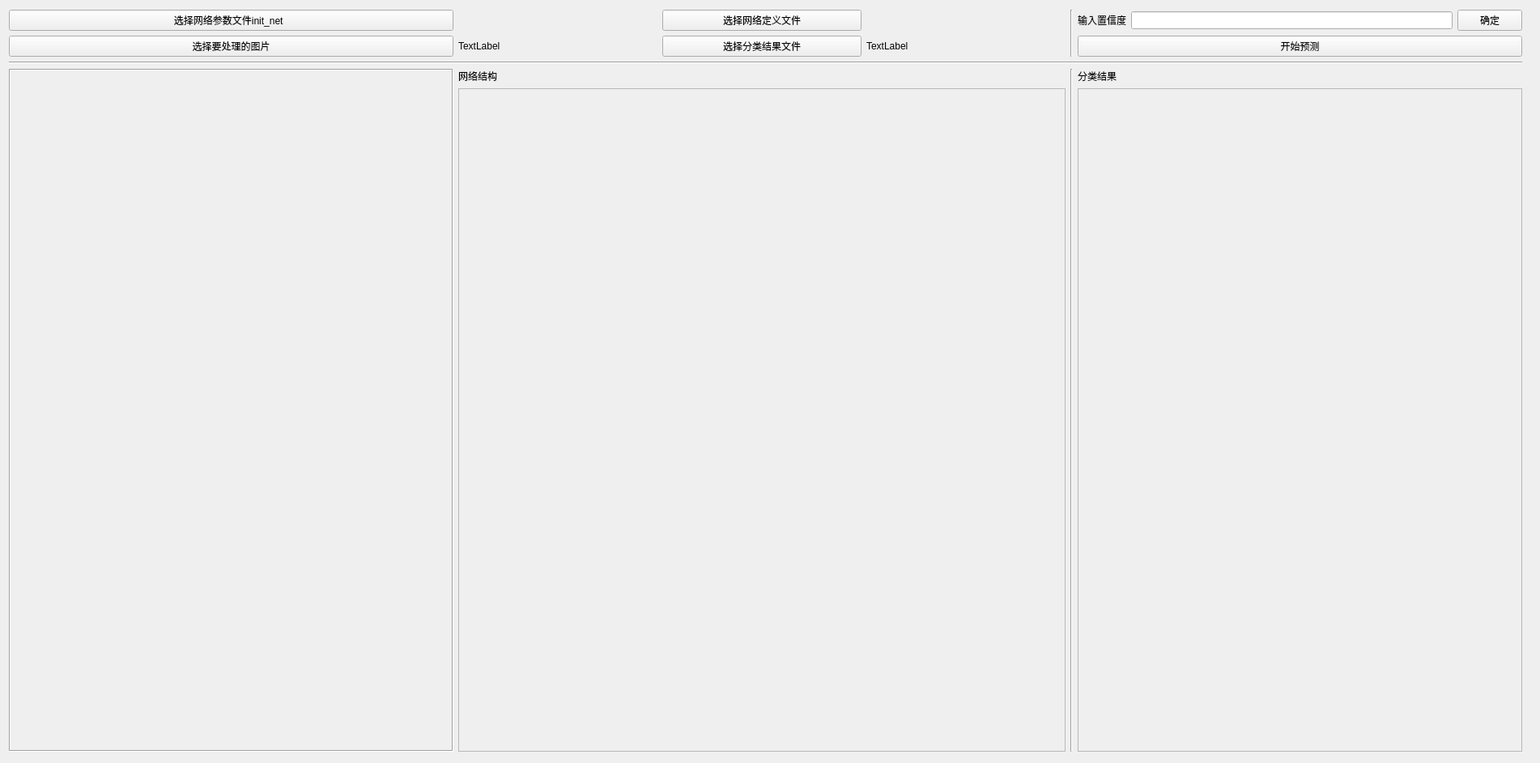
<?xml version="1.0" encoding="UTF-8"?>
<ui version="4.0">
 <class>MaskRcnn</class>
 <widget class="QWidget" name="MaskRcnn">
  <property name="geometry">
   <rect>
    <x>0</x>
    <y>0</y>
    <width>1902</width>
    <height>942</height>
   </rect>
  </property>
  <property name="windowTitle">
   <string>MaskRcnn</string>
  </property>
  <widget class="QWidget" name="verticalLayoutWidget">
   <property name="geometry">
    <rect>
     <x>0</x>
     <y>0</y>
     <width>1891</width>
     <height>939</height>
    </rect>
   </property>
   <layout class="QVBoxLayout" name="verticalLayout">
    <item>
     <layout class="QGridLayout" name="gridLayout_2">
      <property name="topMargin">
       <number>1</number>
      </property>
      <property name="verticalSpacing">
       <number>6</number>
      </property>
      <item row="4" column="1" colspan="2">
       <widget class="QLabel" name="label_3">
        <property name="text">
         <string>网络结构</string>
        </property>
       </widget>
      </item>
      <item row="5" column="1" colspan="3">
       <layout class="QVBoxLayout" name="verticalLayout_2">
        <item>
         <widget class="QScrollArea" name="scrollArea_2">
          <property name="minimumSize">
           <size>
            <width>750</width>
            <height>800</height>
           </size>
          </property>
          <property name="widgetResizable">
           <bool>true</bool>
          </property>
          <widget class="QWidget" name="scrollAreaWidgetContents_2">
           <property name="geometry">
            <rect>
             <x>0</x>
             <y>0</y>
             <width>748</width>
             <height>844</height>
            </rect>
           </property>
           <property name="sizePolicy">
            <sizepolicy hsizetype="Expanding" vsizetype="Expanding">
             <horstretch>0</horstretch>
             <verstretch>0</verstretch>
            </sizepolicy>
           </property>
          </widget>
         </widget>
        </item>
       </layout>
      </item>
      <item row="3" column="0" colspan="6">
       <widget class="Line" name="line">
        <property name="orientation">
         <enum>Qt::Horizontal</enum>
        </property>
       </widget>
      </item>
      <item row="2" column="1">
       <widget class="QLabel" name="label_4">
        <property name="text">
         <string>TextLabel</string>
        </property>
        <property name="textFormat">
         <enum>Qt::PlainText</enum>
        </property>
       </widget>
      </item>
      <item row="2" column="3">
       <widget class="QLabel" name="label_6">
        <property name="text">
         <string>TextLabel</string>
        </property>
       </widget>
      </item>
      <item row="5" column="5">
       <layout class="QVBoxLayout" name="verticalLayout_3">
        <item>
         <widget class="QScrollArea" name="scrollArea_3">
          <property name="widgetResizable">
           <bool>true</bool>
          </property>
          <widget class="QWidget" name="scrollAreaWidgetContents_3">
           <property name="geometry">
            <rect>
             <x>0</x>
             <y>0</y>
             <width>553</width>
             <height>844</height>
            </rect>
           </property>
          </widget>
         </widget>
        </item>
       </layout>
      </item>
      <item row="1" column="2">
       <widget class="QPushButton" name="pushButton_2">
        <property name="text">
         <string>选择网络定义文件</string>
        </property>
       </widget>
      </item>
      <item row="4" column="5">
       <widget class="QLabel" name="label_5">
        <property name="text">
         <string>分类结果</string>
        </property>
       </widget>
      </item>
      <item row="2" column="5">
       <widget class="QPushButton" name="pushButton_4">
        <property name="text">
         <string>开始预测</string>
        </property>
       </widget>
      </item>
      <item row="1" column="1">
       <widget class="QLabel" name="label">
        <property name="text">
         <string/>
        </property>
       </widget>
      </item>
      <item row="4" column="4" rowspan="2">
       <widget class="Line" name="line_3">
        <property name="orientation">
         <enum>Qt::Vertical</enum>
        </property>
       </widget>
      </item>
      <item row="4" column="0" rowspan="2">
       <layout class="QVBoxLayout" name="verticalLayout_4">
        <item>
         <widget class="QScrollArea" name="scrollArea">
          <property name="sizePolicy">
           <sizepolicy hsizetype="Expanding" vsizetype="Expanding">
            <horstretch>0</horstretch>
            <verstretch>0</verstretch>
           </sizepolicy>
          </property>
          <property name="minimumSize">
           <size>
            <width>400</width>
            <height>0</height>
           </size>
          </property>
          <property name="frameShape">
           <enum>QFrame::Box</enum>
          </property>
          <property name="frameShadow">
           <enum>QFrame::Sunken</enum>
          </property>
          <property name="widgetResizable">
           <bool>true</bool>
          </property>
          <widget class="QWidget" name="scrollAreaWidgetContents">
           <property name="geometry">
            <rect>
             <x>0</x>
             <y>0</y>
             <width>551</width>
             <height>860</height>
            </rect>
           </property>
           <property name="sizePolicy">
            <sizepolicy hsizetype="Expanding" vsizetype="Expanding">
             <horstretch>0</horstretch>
             <verstretch>0</verstretch>
            </sizepolicy>
           </property>
          </widget>
         </widget>
        </item>
       </layout>
      </item>
      <item row="2" column="0">
       <widget class="QPushButton" name="pushButton_3">
        <property name="sizePolicy">
         <sizepolicy hsizetype="Expanding" vsizetype="Fixed">
          <horstretch>0</horstretch>
          <verstretch>0</verstretch>
         </sizepolicy>
        </property>
        <property name="minimumSize">
         <size>
          <width>402</width>
          <height>0</height>
         </size>
        </property>
        <property name="text">
         <string>选择要处理的图片</string>
        </property>
       </widget>
      </item>
      <item row="1" column="0">
       <widget class="QPushButton" name="pushButton">
        <property name="sizePolicy">
         <sizepolicy hsizetype="Expanding" vsizetype="Fixed">
          <horstretch>0</horstretch>
          <verstretch>0</verstretch>
         </sizepolicy>
        </property>
        <property name="minimumSize">
         <size>
          <width>402</width>
          <height>0</height>
         </size>
        </property>
        <property name="text">
         <string>选择网络参数文件init_net  </string>
        </property>
       </widget>
      </item>
      <item row="1" column="4" rowspan="2">
       <widget class="Line" name="line_2">
        <property name="lineWidth">
         <number>1</number>
        </property>
        <property name="orientation">
         <enum>Qt::Vertical</enum>
        </property>
       </widget>
      </item>
      <item row="2" column="2">
       <widget class="QPushButton" name="pushButton_5">
        <property name="text">
         <string>选择分类结果文件</string>
        </property>
       </widget>
      </item>
      <item row="1" column="3">
       <widget class="QLabel" name="label_2">
        <property name="text">
         <string/>
        </property>
       </widget>
      </item>
      <item row="1" column="5">
       <layout class="QHBoxLayout" name="horizontalLayout">
        <item>
         <widget class="QLabel" name="label_7">
          <property name="text">
           <string>输入置信度</string>
          </property>
         </widget>
        </item>
        <item>
         <widget class="QLineEdit" name="lineEdit"/>
        </item>
        <item>
         <widget class="QPushButton" name="pushButton_6">
          <property name="text">
           <string>确定</string>
          </property>
         </widget>
        </item>
       </layout>
      </item>
     </layout>
    </item>
   </layout>
  </widget>
 </widget>
 <layoutdefault spacing="6" margin="11"/>
 <resources/>
 <connections/>
</ui>
